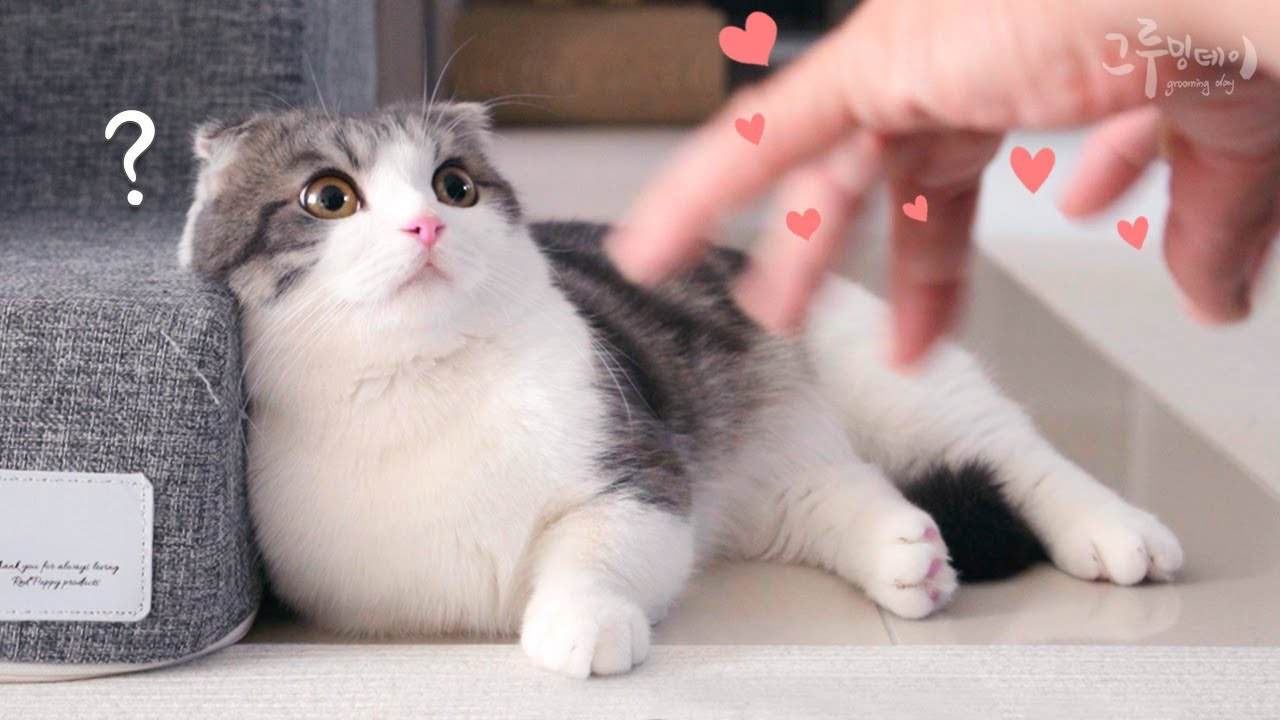
#> input picture opencv_dev/image/cat.jpg, 1280 x 720 px
$ python opencv_ex07.py
#> lines starting #> are read from the running program, lines starting #| are printed output that depends on the picture
# 경계선 감지
import cv2
import numpy as np

org = cv2.imread('./image/cat.jpg')
#> org is the input picture: shape (720, 1280, 3); mean B, G, R 152.7, 153.7, 171.9
gray = cv2.cvtColor(org, cv2.COLOR_BGR2GRAY)
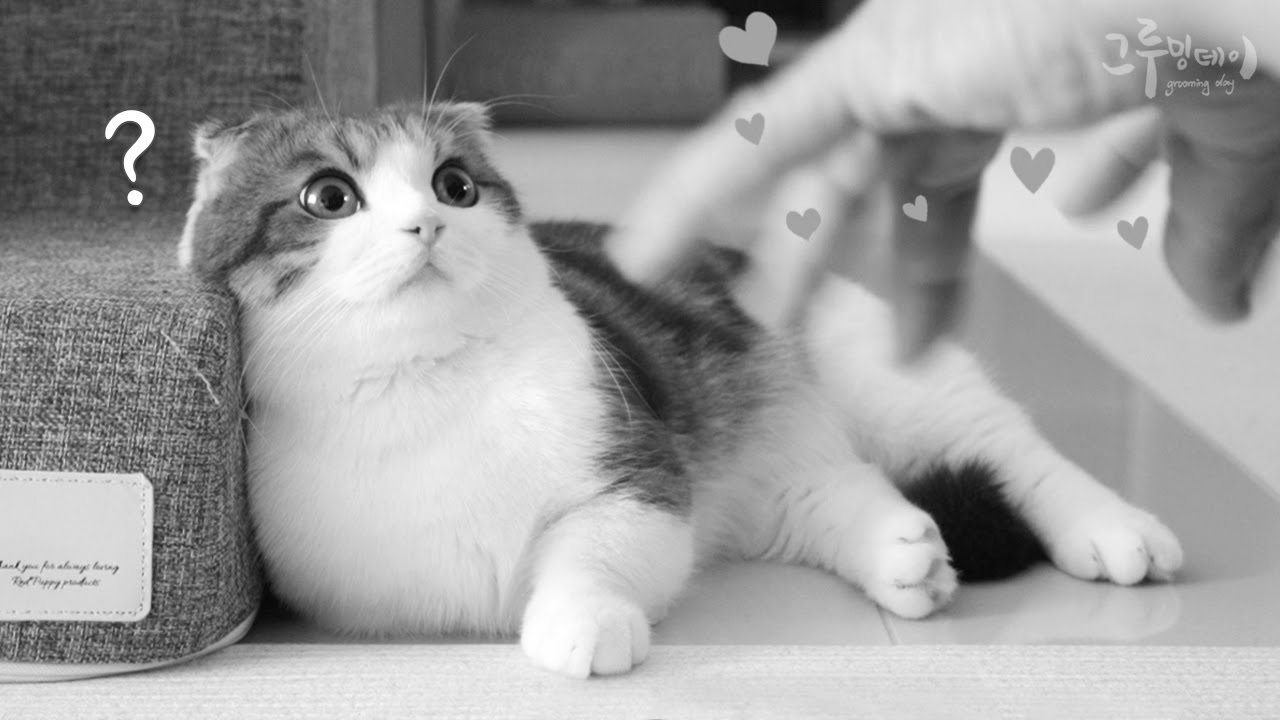
#> gray: shape (720, 1280); min 5, max 255, mean 159.1
# 픽셀 강도의 중간값을 계산
median_intensity = np.median(gray)
#> median_intensity = 169
# 중간 픽셀 강도에서 위아래 1 표준편차 떨어진 값을 임곗값으로 지정
lower_threshold = int(max(0, (1.0 - 0.33) * median_intensity))
#> lower_threshold = 113
upper_threshold = int(min(255, (1.0 + 0.33) * median_intensity))
#> upper_threshold = 224
# Canny edge detection 적용
image_canny = cv2.Canny(gray, lower_threshold, upper_threshold)
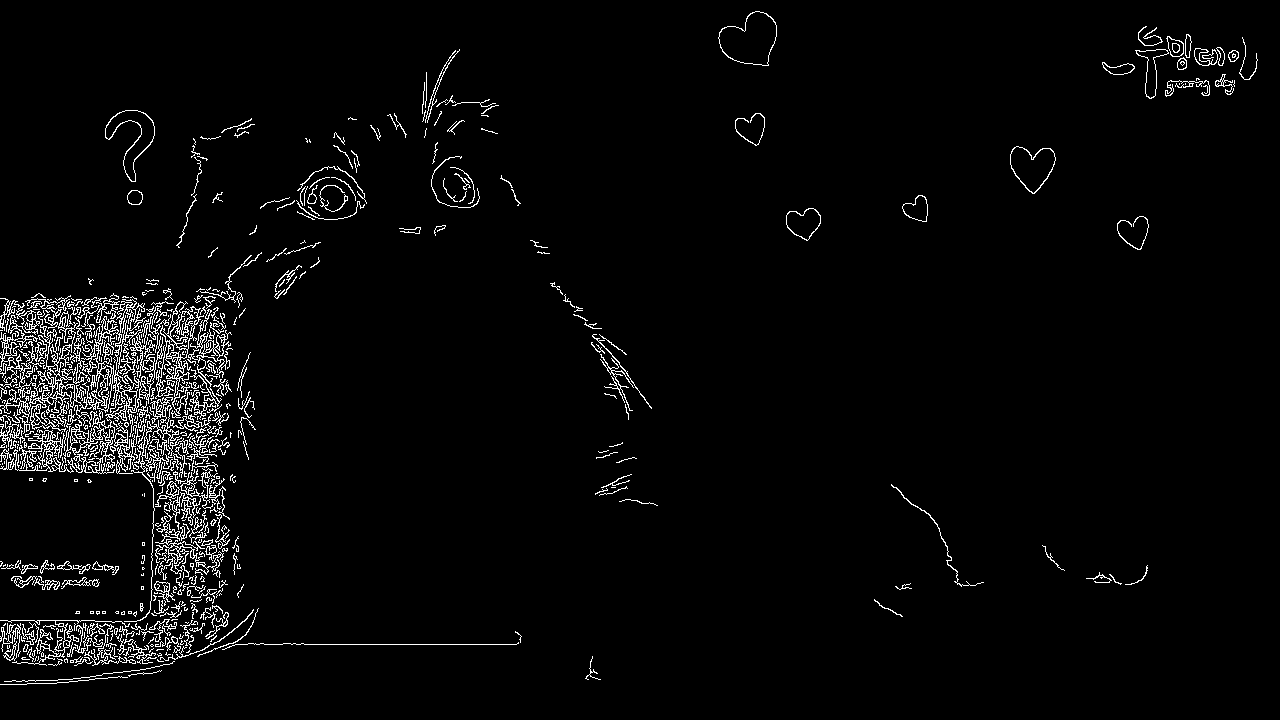
#> image_canny: shape (720, 1280); 3.2% white in thin lines or dots
cv2.imshow('Canny', image_canny)

cv2.waitKey(0)
cv2.destroyAllWindows()
